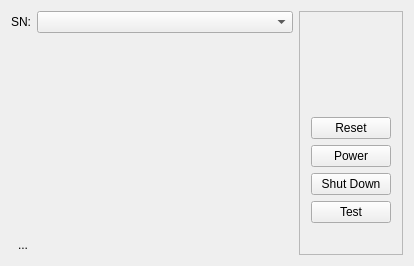
<?xml version="1.0" encoding="UTF-8"?>
<ui version="4.0">
 <class>wdtmon3mini</class>
 <widget class="QWidget" name="wdtmon3mini">
  <property name="geometry">
   <rect>
    <x>0</x>
    <y>0</y>
    <width>414</width>
    <height>266</height>
   </rect>
  </property>
  <property name="windowTitle">
   <string>wdtmon3-mini</string>
  </property>
  <property name="windowIcon">
   <iconset>
    <normaloff>:/images/wdtmon3_lite.png</normaloff>:/images/wdtmon3_lite.png</iconset>
  </property>
  <layout class="QHBoxLayout" name="horizontalLayout">
   <item>
    <layout class="QVBoxLayout" name="verticalLayout_2">
     <item>
      <layout class="QHBoxLayout" name="horizontalLayout_2">
       <item>
        <widget class="QLabel" name="label_2">
         <property name="sizePolicy">
          <sizepolicy hsizetype="Maximum" vsizetype="Preferred">
           <horstretch>0</horstretch>
           <verstretch>0</verstretch>
          </sizepolicy>
         </property>
         <property name="text">
          <string>SN:</string>
         </property>
        </widget>
       </item>
       <item>
        <widget class="QComboBox" name="wdgselCombo"/>
       </item>
      </layout>
     </item>
     <item>
      <widget class="QLabel" name="wdginfoLabel">
       <property name="sizePolicy">
        <sizepolicy hsizetype="MinimumExpanding" vsizetype="MinimumExpanding">
         <horstretch>0</horstretch>
         <verstretch>0</verstretch>
        </sizepolicy>
       </property>
       <property name="text">
        <string/>
       </property>
       <property name="alignment">
        <set>Qt::AlignBottom|Qt::AlignRight|Qt::AlignTrailing</set>
       </property>
       <property name="wordWrap">
        <bool>true</bool>
       </property>
      </widget>
     </item>
     <item>
      <layout class="QHBoxLayout" name="horizontalLayout_3">
       <item>
        <widget class="QToolButton" name="cfgTool">
         <property name="text">
          <string>...</string>
         </property>
         <property name="icon">
          <iconset>
           <normaloff>:/images/applications-system.png</normaloff>:/images/applications-system.png</iconset>
         </property>
         <property name="popupMode">
          <enum>QToolButton::InstantPopup</enum>
         </property>
         <property name="autoRaise">
          <bool>true</bool>
         </property>
        </widget>
       </item>
       <item>
        <widget class="QLabel" name="wdgStatusLabel">
         <property name="text">
          <string/>
         </property>
         <property name="alignment">
          <set>Qt::AlignRight|Qt::AlignTop|Qt::AlignTrailing</set>
         </property>
        </widget>
       </item>
      </layout>
     </item>
    </layout>
   </item>
   <item>
    <widget class="QFrame" name="controlFrame">
     <property name="frameShape">
      <enum>QFrame::StyledPanel</enum>
     </property>
     <property name="frameShadow">
      <enum>QFrame::Raised</enum>
     </property>
     <layout class="QVBoxLayout" name="verticalLayout">
      <item>
       <widget class="QToolButton" name="ledButton">
        <property name="sizePolicy">
         <sizepolicy hsizetype="Preferred" vsizetype="Fixed">
          <horstretch>0</horstretch>
          <verstretch>0</verstretch>
         </sizepolicy>
        </property>
        <property name="minimumSize">
         <size>
          <width>49</width>
          <height>49</height>
         </size>
        </property>
        <property name="text">
         <string/>
        </property>
        <property name="iconSize">
         <size>
          <width>48</width>
          <height>48</height>
         </size>
        </property>
        <property name="autoRaise">
         <bool>true</bool>
        </property>
       </widget>
      </item>
      <item>
       <spacer name="verticalSpacer">
        <property name="orientation">
         <enum>Qt::Vertical</enum>
        </property>
        <property name="sizeHint" stdset="0">
         <size>
          <width>20</width>
          <height>88</height>
         </size>
        </property>
       </spacer>
      </item>
      <item>
       <widget class="QPushButton" name="resetButton">
        <property name="text">
         <string>Reset</string>
        </property>
       </widget>
      </item>
      <item>
       <widget class="QPushButton" name="powerButton">
        <property name="text">
         <string>Power</string>
        </property>
       </widget>
      </item>
      <item>
       <widget class="QPushButton" name="shutButton">
        <property name="text">
         <string>Shut Down</string>
        </property>
       </widget>
      </item>
      <item>
       <widget class="QPushButton" name="testButton">
        <property name="text">
         <string>Test</string>
        </property>
       </widget>
      </item>
      <item>
       <widget class="QLabel" name="uptimeLabel">
        <property name="text">
         <string/>
        </property>
       </widget>
      </item>
     </layout>
    </widget>
   </item>
  </layout>
 </widget>
 <layoutdefault spacing="6" margin="11"/>
 <resources/>
 <connections/>
</ui>
